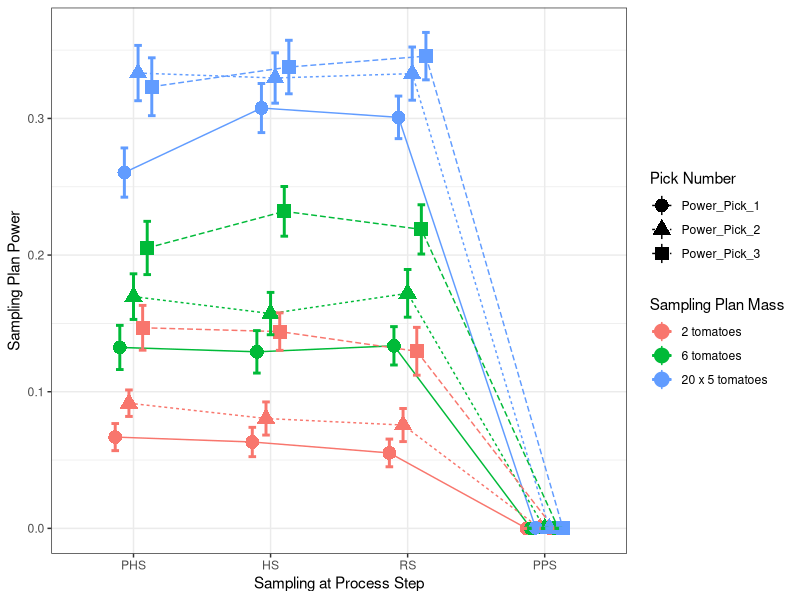
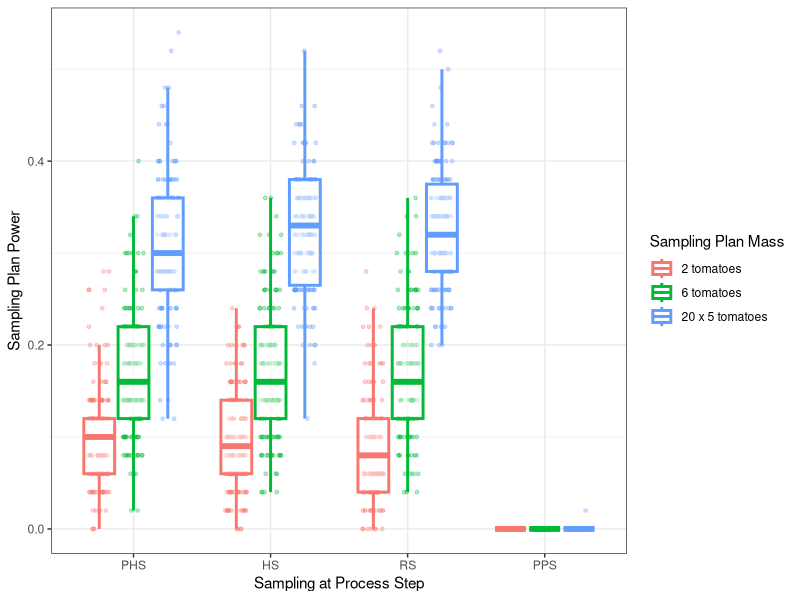
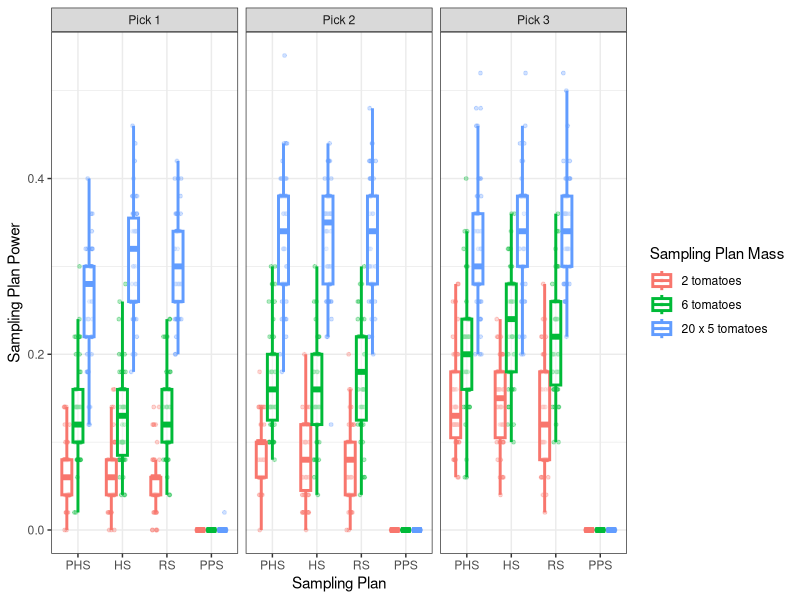

Generate these figures, in order, with R: (Note: this script raises an error after producing the figures.)
## ---- chunk 1
library(tidyverse)
library(scales)
library(forcats)
## ---- chunk 2
Powers<-read.csv("Data_Tomato_Outputs/Powers_Out.csv")
## ---- chunk 3

Powers$Mass<-as.factor(Powers$Mass)
Powers$variable<-as.factor(Powers$variable)
Powers$Type<-as.factor(Powers$Type)

Powers$Type<-factor(Powers$Type,levels=c("PHS", "HS", "RS", "PPS"))
Powers$Mass<-factor(Powers$Mass,levels=c("2 tomatoes", "6 tomatoes", "20 x 5 tomatoes"))
#Power_data$Samp_Plan<-factor(Power_data$Samp_Plan,levels=c("Preharvest", "Harvest", "Receiving", "Packed Product"))
#Power_data$`Cont Type`<-factor(Power_data$`Cont Type`,levels=c("Uniform", "0.1% Cluster"))
#Power_data$Samp_Mass<-as.factor(Power_data$Samp_Mass)
margin_calc<-function(x){
  margin <- qt(0.975,df=50-1)*sd(x)/sqrt(50)
}


Powers_Summary = Powers %>% 
  group_by(Type, Mass, variable) %>% 
  summarise(mean = mean(value), CI_95 = mean + margin_calc(value),CI_05 = mean - margin_calc(value)) 

Powers_Summary %>% 
ggplot(aes(x = Type, y = mean, color = Mass,shape = variable ,group = interaction(Mass, variable)))+
  #geom_point(stroke = 4,position = position_dodge(0.3))+
  geom_line(aes(linetype= variable),size = 0.5,position = position_dodge(0.3))+
  geom_pointrange(aes(ymin=CI_05, ymax=CI_95),position = position_dodge(0.3), size = 1)+
  geom_errorbar(aes(ymin=CI_05, ymax=CI_95),width = 0.5, size =1,position = position_dodge(0.3))+
  ylab("Sampling Plan Power")+
  xlab("Sampling at Process Step")+
  #scale_size_manual(name = "Tomatoes Sampled")+
  scale_color_discrete(name="Sampling Plan Mass")+
  scale_shape_discrete(name="Pick Number")+
  scale_linetype_discrete(name="Pick Number")+
  theme_bw()

Powers%>% 
ggplot(aes(x = Type, y = value, color = Mass))+
geom_point(position=position_jitterdodge(), alpha = 0.3, size = 1)+
geom_boxplot(alpha = 0.5, outlier.shape=NA, size = 1)+
  scale_color_discrete(name="Sampling Plan Mass")+
  ylab("Sampling Plan Power")+
  xlab("Sampling at Process Step")+
  theme_bw()

Powers%>% 
ggplot(aes(x = Type, y = value, color = Mass))+
geom_point(position=position_jitterdodge(), alpha = 0.3, size = 1)+
geom_boxplot(alpha = 0.5, outlier.shape=NA, size = 1)+
facet_grid(~variable, labeller = labeller(variable = c("Power_Pick_1" ="Pick 1", "Power_Pick_2" ="Pick 2", "Power_Pick_3" ="Pick 3")))+
  ylab("Sampling Plan Power")+
  xlab("Sampling Plan")+
  scale_color_discrete(name="Sampling Plan Mass")+
  theme_bw()

+
  scale_shape_manual(values = c(15,16,17),name = "Pick")+
  scale_size_manual(values=c(1,1.5,2), name = "Tomatoes Sampled")+
  xlab("Sampling Plan Location")+ ylab ("Sampling Plan Power")+
  scale_y_continuous(n.breaks = 10,labels = scales::percent_format(accuracy = 1))+
  facet_grid(~`Cont Type`)

## ---- chunk 4
Cont_Prog<-read.csv("Data_Tomato_Outputs/Contam_Samp_Out.csv")
## ---- chunk 5
#Cont_Prog$Mass<-factor(Cont_Prog$Mass,levels=c("2 tomatoes", "6 tomatoes", "20 x 5 tomatoes"))
Cont_Prog$Type<-as.factor(Cont_Prog$Type)
Cont_Prog$Pick<-as.factor(Cont_Prog$Pick)
Cont_Prog$Type<-factor(Cont_Prog$Type,levels=c("PH", "H", "RS", "PPS"))

Cont_Prog %>% 
ggplot(aes(x = Type, y = Cont,color = Pick))+
#geom_point(position=position_jitterdodge(), alpha = 0.3, size = 1)+
geom_boxplot()+
xlab("Sampling Plan")+ ylab ("Total Adulteran Cells (TAC) at sampling point")+
#facet_wrap(~`Cont Type`)+
scale_y_continuous(labels = scales::comma)

